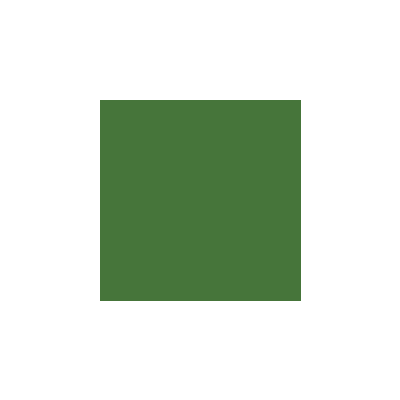

The script that saved this image:
import random
from PIL import Image, ImageDraw

# Créer une nouvelle image avec fond transparent
image = Image.new("RGBA", (400, 400), (255, 255, 255, 0))

# Initialiser l'objet ImageDraw pour dessiner sur l'image
draw = ImageDraw.Draw(image)

feuille = "#46753a"

# Définir les coordonnées du carré (coin supérieur gauche et coin inférieur droit)
x1, y1 = 100, 100
x2, y2 = 300, 300

# Dessiner le carré rempli en vert
draw.rectangle((x1, y1, x2, y2), fill=feuille)

# Enregistrer l'image
image.save("bleuet-automne.png")
